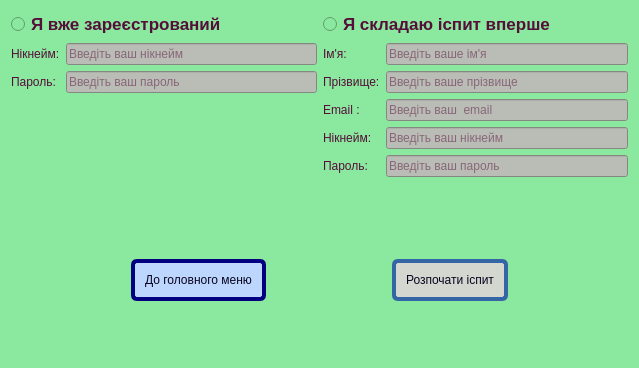
<?xml version="1.0" encoding="UTF-8"?>
<ui version="4.0">
 <class>ExamForm</class>
 <widget class="QDialog" name="ExamForm">
  <property name="geometry">
   <rect>
    <x>0</x>
    <y>0</y>
    <width>639</width>
    <height>368</height>
   </rect>
  </property>
  <property name="windowTitle">
   <string>Dialog</string>
  </property>
  <property name="styleSheet">
   <string notr="true">background-color: rgb(139,233,159);
color: rgb(85, 13, 57);</string>
  </property>
  <layout class="QVBoxLayout" name="verticalLayout_6">
   <item>
    <layout class="QVBoxLayout" name="verticalLayout_5">
     <item>
      <layout class="QVBoxLayout" name="verticalLayout_4">
       <item>
        <layout class="QHBoxLayout" name="horizontalLayout">
         <item>
          <layout class="QVBoxLayout" name="verticalLayout_2">
           <item>
            <widget class="QRadioButton" name="logButton">
             <property name="font">
              <font>
               <pointsize>13</pointsize>
               <weight>75</weight>
               <bold>true</bold>
              </font>
             </property>
             <property name="text">
              <string>Я вже зареєстрований</string>
             </property>
            </widget>
           </item>
           <item>
            <layout class="QFormLayout" name="formLayout_2">
             <item row="0" column="0">
              <widget class="QLabel" name="nickLabel">
               <property name="text">
                <string>Нікнейм:</string>
               </property>
              </widget>
             </item>
             <item row="0" column="1">
              <widget class="QLineEdit" name="nickEdit">
               <property name="enabled">
                <bool>false</bool>
               </property>
               <property name="styleSheet">
                <string notr="true">QLineEdit:disabled{
		background-color: rgb(186, 189, 182);
}
 QLineEdit:enabled{
	
	background-color: rgb(238, 238, 236);
}

*[valid=&quot;true&quot;]{
background-color: white;
border: 2px solid;
border-color: green;
}

*[valid=&quot;false&quot;]{
background-color: white;
border: 2px solid;
border-color: red;
}</string>
               </property>
               <property name="placeholderText">
                <string>Введіть ваш нікнейм</string>
               </property>
              </widget>
             </item>
             <item row="1" column="0">
              <widget class="QLabel" name="passwordlabel">
               <property name="text">
                <string>Пароль:</string>
               </property>
              </widget>
             </item>
             <item row="1" column="1">
              <widget class="QLineEdit" name="passwordEdit">
               <property name="enabled">
                <bool>false</bool>
               </property>
               <property name="styleSheet">
                <string notr="true">QLineEdit:disabled{
		background-color: rgb(186, 189, 182);
}
 QLineEdit:enabled{
	
	background-color: rgb(238, 238, 236);
}

*[valid=&quot;true&quot;]{
background-color: white;
border: 2px solid;
border-color: green;
}

*[valid=&quot;false&quot;]{
background-color: white;
border: 2px solid;
border-color: red;
}</string>
               </property>
               <property name="echoMode">
                <enum>QLineEdit::Password</enum>
               </property>
               <property name="placeholderText">
                <string>Введіть ваш пароль</string>
               </property>
              </widget>
             </item>
            </layout>
           </item>
          </layout>
         </item>
         <item>
          <layout class="QVBoxLayout" name="verticalLayout">
           <item>
            <widget class="QRadioButton" name="regButton">
             <property name="font">
              <font>
               <pointsize>13</pointsize>
               <weight>75</weight>
               <bold>true</bold>
              </font>
             </property>
             <property name="text">
              <string>Я складаю іспит вперше</string>
             </property>
            </widget>
           </item>
           <item>
            <layout class="QFormLayout" name="formLayout">
             <item row="0" column="0">
              <widget class="QLabel" name="nameLabel">
               <property name="text">
                <string>Ім'я:</string>
               </property>
              </widget>
             </item>
             <item row="0" column="1">
              <widget class="QLineEdit" name="nameEdit">
               <property name="enabled">
                <bool>false</bool>
               </property>
               <property name="styleSheet">
                <string notr="true">QLineEdit:disabled{
		background-color: rgb(186, 189, 182);
}
 QLineEdit:enabled{
	
	background-color: rgb(238, 238, 236);
}

*[valid=&quot;true&quot;]{
background-color: white;
border: 2px solid;
border-color: green;
}

*[valid=&quot;false&quot;]{
background-color: white;
border: 2px solid;
border-color: red;
}</string>
               </property>
               <property name="placeholderText">
                <string>Введіть ваше ім'я</string>
               </property>
              </widget>
             </item>
             <item row="1" column="0">
              <widget class="QLabel" name="surnameLabel">
               <property name="text">
                <string>Прізвище:</string>
               </property>
              </widget>
             </item>
             <item row="1" column="1">
              <widget class="QLineEdit" name="surnameEdit">
               <property name="enabled">
                <bool>false</bool>
               </property>
               <property name="styleSheet">
                <string notr="true">QLineEdit:disabled{
		background-color: rgb(186, 189, 182);
}
 QLineEdit:enabled{
	
	background-color: rgb(238, 238, 236);
}

*[valid=&quot;true&quot;]{
background-color: white;
border: 2px solid;
border-color: green;
}

*[valid=&quot;false&quot;]{
background-color: white;
border: 2px solid;
border-color: red;
}</string>
               </property>
               <property name="placeholderText">
                <string>Введіть ваше прізвище</string>
               </property>
              </widget>
             </item>
             <item row="2" column="0">
              <widget class="QLabel" name="emailLabel">
               <property name="text">
                <string>Email :</string>
               </property>
              </widget>
             </item>
             <item row="2" column="1">
              <widget class="QLineEdit" name="emailEdit">
               <property name="enabled">
                <bool>false</bool>
               </property>
               <property name="styleSheet">
                <string notr="true">QLineEdit:disabled{
		background-color: rgb(186, 189, 182);
}
 QLineEdit:enabled{
	
	background-color: rgb(238, 238, 236);
}

*[valid=&quot;true&quot;]{
background-color: white;
border: 2px solid;
border-color: green;
}

*[valid=&quot;false&quot;]{
background-color: white;
border: 2px solid;
border-color: red;
}</string>
               </property>
               <property name="placeholderText">
                <string>Введіть ваш  email</string>
               </property>
              </widget>
             </item>
             <item row="3" column="0">
              <widget class="QLabel" name="nickLabel_2">
               <property name="text">
                <string>Нікнейм:</string>
               </property>
              </widget>
             </item>
             <item row="3" column="1">
              <widget class="QLineEdit" name="nickEdit_2">
               <property name="enabled">
                <bool>false</bool>
               </property>
               <property name="styleSheet">
                <string notr="true">QLineEdit:disabled{
		background-color: rgb(186, 189, 182);
}
 QLineEdit:enabled{
	
	background-color: rgb(238, 238, 236);
}

*[valid=&quot;true&quot;]{
background-color: white;
border: 2px solid;
border-color: green;
}

*[valid=&quot;false&quot;]{
background-color: white;
border: 2px solid;
border-color: red;
}</string>
               </property>
               <property name="placeholderText">
                <string>Введіть ваш нікнейм</string>
               </property>
              </widget>
             </item>
             <item row="4" column="0">
              <widget class="QLabel" name="passwordlabel_2">
               <property name="text">
                <string>Пароль:</string>
               </property>
              </widget>
             </item>
             <item row="4" column="1">
              <widget class="QLineEdit" name="passwordEdit_2">
               <property name="enabled">
                <bool>false</bool>
               </property>
               <property name="styleSheet">
                <string notr="true">QLineEdit:disabled{
		background-color: rgb(186, 189, 182);
}
 QLineEdit:enabled{
	
	background-color: rgb(238, 238, 236);
}

*[valid=&quot;true&quot;]{
background-color: white;
border: 2px solid;
border-color: green;
}

*[valid=&quot;false&quot;]{
background-color: white;
border: 2px solid;
border-color: red;
}</string>
               </property>
               <property name="echoMode">
                <enum>QLineEdit::Password</enum>
               </property>
               <property name="placeholderText">
                <string>Введіть ваш пароль</string>
               </property>
              </widget>
             </item>
            </layout>
           </item>
          </layout>
         </item>
        </layout>
       </item>
       <item>
        <widget class="QLabel" name="label">
         <property name="styleSheet">
          <string notr="true">color: rgb(204, 0, 0);</string>
         </property>
         <property name="text">
          <string/>
         </property>
         <property name="alignment">
          <set>Qt::AlignCenter</set>
         </property>
        </widget>
       </item>
      </layout>
     </item>
     <item>
      <layout class="QVBoxLayout" name="verticalLayout_3">
       <item>
        <layout class="QHBoxLayout" name="horizontalLayout_2">
         <item>
          <widget class="QLabel" name="label_2">
           <property name="text">
            <string/>
           </property>
          </widget>
         </item>
         <item>
          <widget class="QPushButton" name="backButton">
           <property name="styleSheet">
            <string notr="true">QPushButton:hover{
border-width: 0px;
border-radius: 20%;
}
QPushButton {
padding: 30px;
border: 4px solid;
	border-color: rgb(52, 101, 164);
border-radius: 6px;
	background-color: rgb(189, 214, 254);
	color: rgb(9, 4, 32);
padding: 10px;
outline: none;
}

QPushButton:flat {
border: none; 
}

QPushButton:default {
border-color: navy; 
}</string>
           </property>
           <property name="text">
            <string>До головного меню</string>
           </property>
          </widget>
         </item>
         <item>
          <widget class="QLabel" name="emptyLabel">
           <property name="text">
            <string/>
           </property>
          </widget>
         </item>
         <item>
          <widget class="QPushButton" name="examButton">
           <property name="enabled">
            <bool>false</bool>
           </property>
           <property name="styleSheet">
            <string notr="true">QPushButton:hover{
	border-width: 0px;
	border-radius: 20%;
}
QPushButton {
	border: 4px solid;
	border-color: rgb(52, 101, 164);
	border-radius: 6px;
	background-color: rgb(189, 214, 254);
	color: rgb(9, 4, 32);
	padding: 10px;
	outline: none;
}

QPushButton:flat {
	border: none; 
}

QPushButton:default {
border-color: rgb(92, 53, 102);
}

QPushButton:disabled{
background-color: rgb(211, 215, 207);
}</string>
           </property>
           <property name="text">
            <string>Розпочати іспит</string>
           </property>
          </widget>
         </item>
         <item>
          <widget class="QLabel" name="label_3">
           <property name="text">
            <string/>
           </property>
          </widget>
         </item>
        </layout>
       </item>
      </layout>
     </item>
    </layout>
   </item>
  </layout>
 </widget>
 <resources/>
 <connections>
  <connection>
   <sender>backButton</sender>
   <signal>clicked()</signal>
   <receiver>ExamForm</receiver>
   <slot>reject()</slot>
   <hints>
    <hint type="sourcelabel">
     <x>99</x>
     <y>273</y>
    </hint>
    <hint type="destinationlabel">
     <x>229</x>
     <y>167</y>
    </hint>
   </hints>
  </connection>
 </connections>
</ui>
